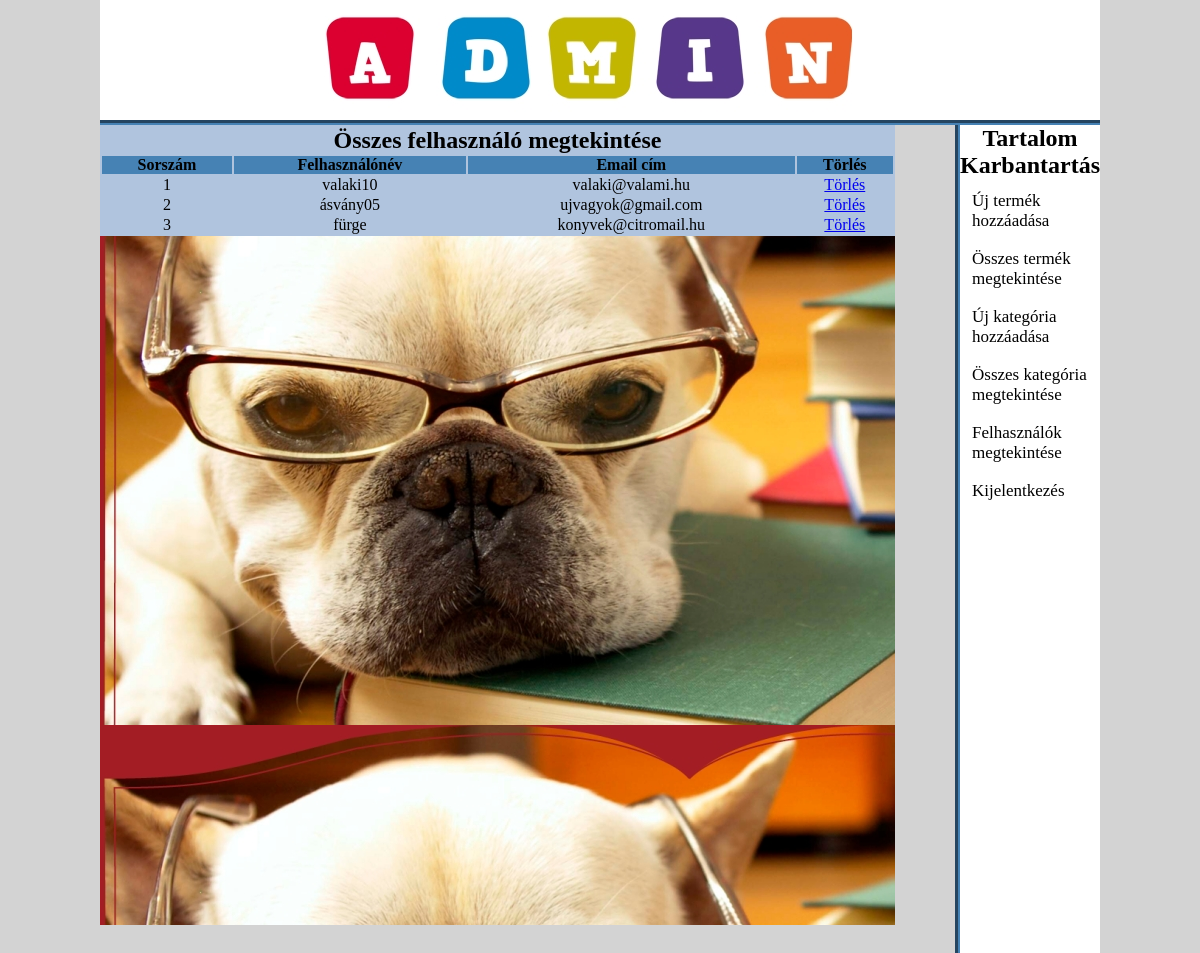
The app's page /webaruhaz/admin/index.php?felhasznalok (signed in) with its own data.
### tables this page shows
CREATE TABLE `felhasznalo` (
  `id` int(11) NOT NULL,
  `email_cim` varchar(50) NOT NULL,
  `felhasznalo_nev` varchar(20) NOT NULL,
  `jelszo` varchar(30) NOT NULL,
  `megjegyzes` varchar(500) NOT NULL
);

### webaruhaz/admin/felhasznalok.php (the view)
<?php
if(!isset($_SESSION['email'])){
	echo "<script>window.open('bejelentkezes.php?nem_admin=Nem vagy Admin!','_self')</script>";
}
else{
?>
<table width="795" align="center" bgcolor="lightsteelblue">
	<tr align="center">
		<td colspan="6"><h2>Összes felhasználó megtekintése</h2></td>
	</tr>
	<tr align="center" bgcolor="steelblue">
		<th>Sorszám</th>
		<th>Felhasználónév</th>
		<th>Email cím</th>
		<th>Törlés</th>
	</tr>
	<?php
		include("adatbázis/adatbázis.php");
		$get_felhasznalo = "select * from felhasznalo";
		$run_felhasznalo = mysqli_query($con, $get_felhasznalo);
		$i = 0;
		while ($row_felhasznalo=mysqli_fetch_array($run_felhasznalo)){
			$felhasznalo_id = $row_felhasznalo['id'];
			$felhasznalo_nev = $row_felhasznalo['felhasznalo_nev'];
			$felhasznalo_email = $row_felhasznalo['email_cim'];
			$i++;
	?>
	<tr align="center">
		<td><?php echo $i;?></td>
		<td><?php echo $felhasznalo_nev;?></td>
		<td><?php echo $felhasznalo_email;?></td>
		<td><a href="torol_felhasznalo.php?torol_felhasznalo=<?php echo $felhasznalo_id; ?>">Törlés</a></td>
	</tr>
		<?php } ?>
</table>
<?php } ?>

### webaruhaz/admin/stilus/admin_style.css (style rules this page uses)
html, body, div, span, applet, object, iframe, h1, h2, h3, h4, h5, h6, p, blockquote, pre, a, abbr, acronym, address, big, cite, code, del, dfn, em, img, ins, kbd, q, s, samp, small, strike, strong, sub, sup, tt, var, b, u, i, center, dl, dt, dd, ol, ul, li, fieldset, form, label, legend, table, caption, tbody, tfoot, thead, tr, th, td, article, aside, canvas, details, embed, figure, figcaption, footer, header, hgroup, menu, nav, output, ruby, section, summary, time, mark, audio, video { margin: 0; padding: 0; border: 0; vertical-align: baseline; }
body { background:lightgrey; }

### records on screen
felhasznalo: felhasznalo_nev "valaki10", email_cim "valaki@valami.hu"
felhasznalo: felhasznalo_nev "ásvány05", email_cim "ujvagyok@gmail.com"
felhasznalo: felhasznalo_nev "fürge", email_cim "konyvek@citromail.hu"
